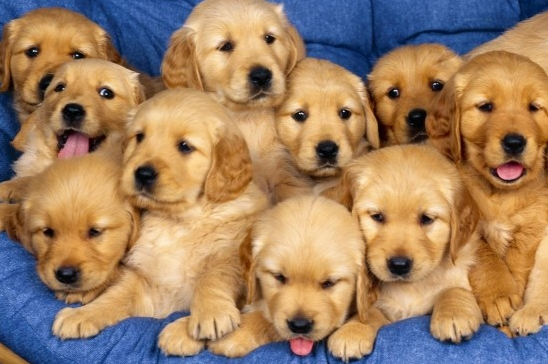
#> input picture Day5/dog.bmp, 548 x 364 px
$ python 5_canny.py
#> lines starting #> are read from the running program, lines starting #| are printed output that depends on the picture; after the words box and inside, x2 and y2 are one past the last pixel; in counts of white or black regions, pixels touching at a corner belong together
import cv2
import numpy as np

img = cv2.imread('./dog.bmp')
#> img is the input picture: shape (364, 548, 3); mean B, G, R 100.4, 128.9, 159

med_val = np.median(img)
#> med_val = 129
lower = int(max(0, 0.7 * med_val))
#> lower = 90
upper = int(min(255, 1.3 * med_val))
#> upper = 167
print(lower, upper)
#| 90 167

dst = cv2.Canny(img, lower, upper, 3)
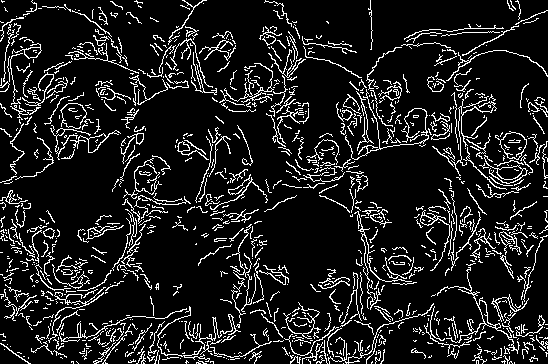
#> dst: shape (364, 548); 11.7% white in thin lines or dots
cv2.imshow('img', img)
cv2.imshow('dst', dst)
cv2.waitKey()

$ run again, with Day5/milkdrop.bmp copied over Day5/dog.bmp
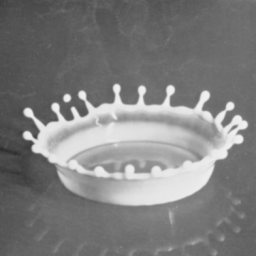
#> input picture Day5/milkdrop.bmp, 256 x 256 px
#> img is the input picture: shape (256, 256, 3); min 44, max 240, mean 126.1
#> med_val = 109
#> lower = 76
#> upper = 141
#| 76 141
#> `dst = cv2.Canny(img, lower, upper, 3)`:
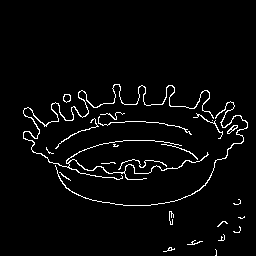
#> dst: shape (256, 256); 3.4% white in thin lines or dots, all inside (x1, y1, x2, y2) = (23, 84, 248, 256)
